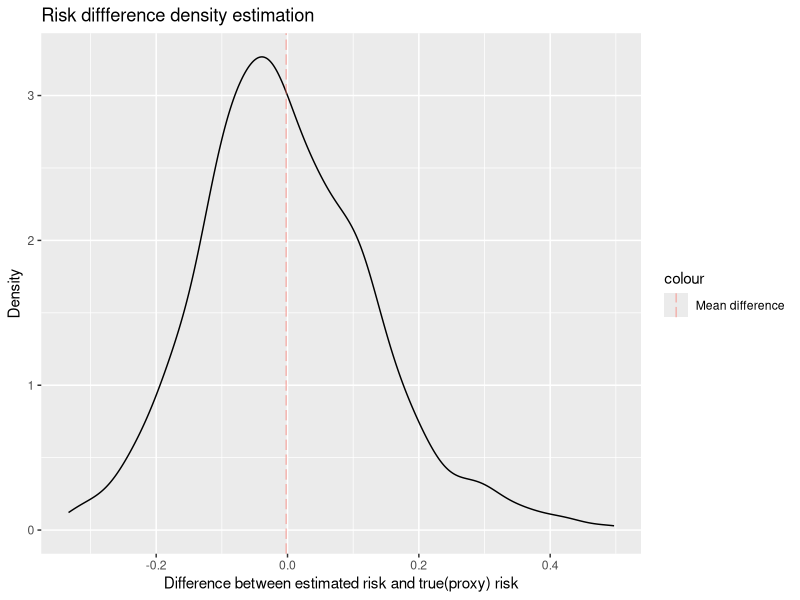
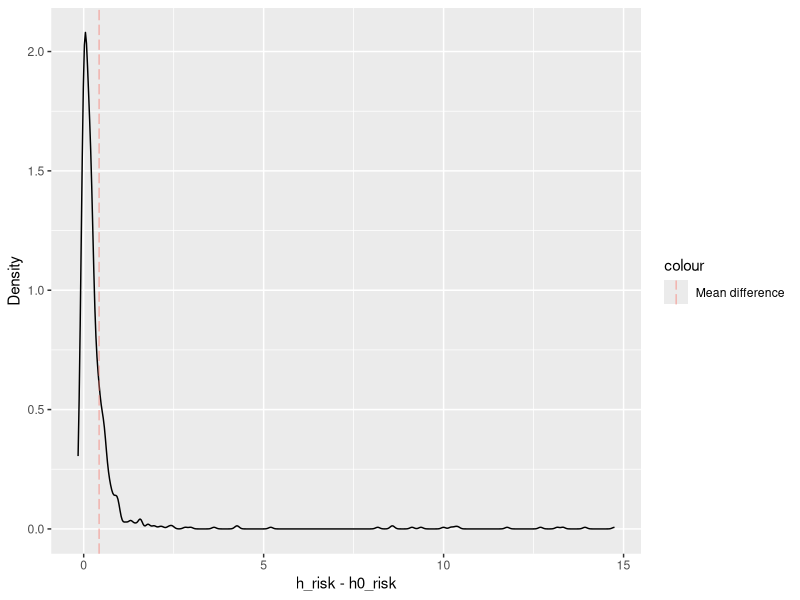

Recreate these plots in R, in order. (Note: a time limit stopped this script after it produced the figures.)
## ---- chunk 1
knitr::opts_chunk$set(echo = TRUE)
library(ggplot2)
## ---- chunk 2
set.seed(0)

toy_data <- function(n) {
  x <- matrix(rnorm(8 * n), ncol = 8)
  z <- 0.4 * x[,1] - 0.5 * x[,2] + 1.75 * x[,3] - 0.2 * x[,4] + x[,5]
  y <- runif(n) > 1 / (1 + exp(-z))
  return (data.frame(x = x, y = y))
}

log_loss <- function(y, p) {
  -(y * log(p) + (1 - y) * log(1 - p))
}
## ---- chunk 3
n <- 100000
dataset <- toy_data(n)
preds <- runif(n)
losses <- log_loss(dataset$y, preds)

mu <- mean(losses)
s <- sd(losses) / sqrt(n)

print(paste0("Empirical  risk: ", round(mu, digits = 4)))
print(paste0("Standard error: ", round(s, digits = 4)))
## ---- chunk 4
holdout_estimation <- function(train_size, test_size, risk_proxy_size, 
                               est_rep = 1000) {
  
  risk_proxy_dataset <- toy_data(risk_proxy_size)
  train_dataset <- toy_data(train_size)
  
  h <- glm(y ~., family = binomial(link = "logit"), data = train_dataset)
  risk_proxy_preds <- predict(h, newdata = risk_proxy_dataset[, -9], 
                              type = "response")
  true_risk_proxy <- mean(log_loss(risk_proxy_dataset$y, risk_proxy_preds))
  
  diff <- vector(mode = "numeric")
  coverage <- vector(mode = "logical")
  standard_errors <- vector(mode = "numeric")
  
  for(i in 1:est_rep) {
    test_dataset <- toy_data(test_size)
    test_preds <- predict(h, newdata = test_dataset[, -9], 
                          type = "response")
    
    losses <- log_loss(test_dataset$y, test_preds)
    emp_risk <- mean(losses)
    diff[i] <- emp_risk - true_risk_proxy
    
    se <- sd(losses) / sqrt(test_size)
    standard_errors[i] <- se
    ci_l  <- emp_risk - 1.96 * se
    ci_r <- emp_risk + 1.96 * se
    coverage[i] <- ci_l <= true_risk_proxy & true_risk_proxy <= ci_r
  }
  
  baseline_proxy_risk <- mean(log_loss(risk_proxy_dataset$y, 0.5))
  
  coverage <- sum(coverage) / length(coverage)
  res <- list(diff, coverage, baseline_proxy_risk, standard_errors,
              true_risk_proxy)
  names(res) <- c("diff", "coverage", "baseline_proxy_risk", "standard_errors",
                  "true_risk_proxy")
  return (res)
}
## ---- chunk 5
res <- holdout_estimation(50, 50, 1e5, est_rep = 1000)
diff <- res$diff
mean_diff <- mean(diff)
df <- data.frame(diff)
colnames(df) <- c("diff")

coverage <- res$coverage
baseline_proxy_risk <- res$baseline_proxy_risk
standard_errors <- res$standard_errors
true_risk_proxy <- res$true_risk_proxy

ggplot(data = df, aes(x = diff)) + 
  geom_density() + 
  ggtitle("Risk diffference density estimation") +
  xlab("Difference between estimated risk and true(proxy) risk") + 
  ylab("Density") + 
  geom_vline(aes(xintercept = mean_diff, color = "Mean difference"), linetype = "longdash",
             alpha = 0.5)

print(paste0("True risk proxy: ", round(true_risk_proxy, digits = 4)))
print(paste0("Mean difference: ", round(mean_diff, digits = 4)))
print(paste0("Coin flip baseline true risk proxy: ", round(baseline_proxy_risk, digits = 4)))
print(paste0("Standard errors median: ", round(median(standard_errors), digits = 4)))
print(paste0("Coverage of 95% CIs: ", round(coverage, digits = 4) * 100, "%"))
## ---- chunk 6
overestimation_demo <- function(dataset_size = 50, proxy_size = 100000, reps = 50) {
  diffs <- vector(mode = "numeric")
  proxy <- toy_data(proxy_size)
  
  for(i in 1:reps) {
    d1 <- toy_data(dataset_size)
    d2 <- toy_data(dataset_size)
    
    h1 <- glm(y ~., family = binomial(link = "logit"), data = d1)
    h2 <- glm(y ~., family = binomial(link = "logit"), data = rbind(d1, d2))
    
    h1_preds <- predict(h1, newdata = proxy[, -9], type = "response")
    h2_preds <- predict(h2, newdata = proxy[, -9], type = "response")
    
    h1_l <- mean(log_loss(proxy$y, h1_preds))
    h2_l <- mean(log_loss(proxy$y, h2_preds))
    
    diffs[i] <- h1_l - h2_l
  }
  
  print("Summary of risk_h1 - risk_h2")
  print(summary(diffs), digits = 4)
}

overestimation_demo()
## ---- chunk 7
split_var <- function(proxy_size = 100000, toy_size = 100, iter = 1000) {
  toy <- toy_data(toy_size)
  proxy <- toy_data(proxy_size)
  
  h0 <- glm(y ~., family = binomial(link = "logit"), data = toy)
  h0_preds <- predict(h0, newdata = proxy[, -9], type = "response")
  h0_risk <- mean(log_loss(proxy$y, h0_preds))
  
  diffs <- vector(mode = "numeric")
  loss_sds <- vector(mode = "numeric")
  coverage <- vector(mode = "logical")
  
  for (i in 1:iter) {
    train_ind <- sample(1:toy_size, toy_size / 2, replace = FALSE)
    train <- toy[train_ind,]
    test <- toy[-train_ind,]
    
    h <- glm(y ~., family = binomial(link = "logit"), data = train)
    h_preds <- predict(h, newdata = test[, -9], type = "response")
    h_losses <- log_loss(test$y, h_preds)
    
    h_risk <- mean(h_losses)
    diffs[i] <- h_risk - h0_risk
    sd_i <- sd(h_losses)
    se <- sd_i / sqrt(length(h_losses))
    
    ci_l <- h_risk - 1.96 * se
    ci_r <- h_risk + 1.96 * se
    coverage[i] <- ci_l <= h0_risk & h0_risk <= ci_r
    loss_sds[i] <- se
  }
  
  cv <- sum(coverage) / length(coverage)
  sd_median <- median(loss_sds)
  
  res <- list(diffs, h0_risk, sd_median, cv)
  names(res) <- c("differences", "true_risk", "sd_median", "coverage")
  return (res)
}

res <- split_var()

diffs <- res$differences
true_risk <- res$true_risk
sd_median <- res$sd_median
coverage <- res$coverage

df <- data.frame(diffs)
colnames(df) <- c("diffs")

ggplot(df, aes(x = diffs)) + 
  geom_density() + 
  xlab("h_risk - h0_risk") + 
  ylab("Density") +
  geom_vline(aes(xintercept = mean(diffs), color = "Mean difference"), 
             linetype = "longdash", alpha = 0.5)

print(paste0("True risk proxy: ", round(true_risk, digits = 4)))
print(paste0("Mean difference: ", round(mean(diffs), digits = 4)))
print(paste0("Standard errors median: ", round(sd_median, digits = 4)))
print(paste0("Coverage of 95% CIs: ", round(coverage, digits = 4) * 100, "%"))
## ---- chunk 8
kfold <- function(dataset, k) {
  # Returns indices that correspond to k-fold cross validation
  N <- nrow(dataset)
  ind <- 1:N
  ind <- sample(ind)
  
  res = list()
  
  for (i in 1:k) {
    left <- (i - 1) * ceiling(N / k) + 1
    
    if (i < k) {
      right <- i * ceiling(N / k)
    }
    
    else {
      right <- N
    }
    
    fold_k <- list(ind[left:right])
    res <- append(res, fold_k)
  }
  
  return (res)
}

repeated_kfold_cv <- function(dataset, k, proxy_dataset, iter = 1) {
  N <- nrow(dataset)
  # Loss matrix, rows represent CV repetitions and columns represent 
  # losses computed for individual observations. For a single observation,
  # loss is computed as the mean of the column which corresponds to the given observations
  loss_matrix <- matrix(rep(0, N * iter), nrow = iter)
  h <- glm(y ~., family = binomial(link = "logit"), data = dataset)
  preds <- predict(h, newdata = proxy_dataset[, colnames(proxy_dataset) != "y"], type = "response")
  true_risk <- mean(log_loss(proxy_dataset$y, preds))
  
  for(i in 1:iter) {
    folds <- kfold(dataset, k)
    
    for(j in 1:length(folds)) {
      current_fold <- unlist(folds[j])
      hj <- glm(y ~., family = binomial(link = "logit"), data = dataset[-current_fold,])
      preds <- predict(hj, newdata = dataset[current_fold, colnames(dataset) != "y"], type = "response")
      losses <- log_loss(dataset[current_fold,]$y, preds)
      loss_matrix[i, current_fold] <- losses
    }
  }
  
  losses <- apply(loss_matrix, 2, mean)
  est_risk <- mean(losses)
  se <- sd(losses) / sqrt(N)
  ci_l <- est_risk - 1.96 * se
  ci_r <- est_risk + 1.96 * se
  
  coverage <- ci_l <= true_risk & true_risk <= ci_r
  diff <- est_risk - true_risk
  return (data.frame(diff = diff, se = se, coverage = coverage))
}

evaluate_estimator <- function(k, iter, proxy_dataset, dataset_size = 100, reps = 500) {
  # k refers to the k-fold cross validation parameter
  # iter refers to the number of repetitions of cross validation itself
  # reps refers to the number of repetitions of evaluation procedure
  # proxy_dataset is the huge dataset used for true risk estimation
  
  df <- data.frame(diff = as.numeric(), 
                   se = as.numeric(), 
                   coverage = as.logical(), 
                   stringsAsFactors = F)
  
  for (i in 1:reps) {
    dataset <- toy_data(dataset_size)
    res <- repeated_kfold_cv(dataset, k, proxy_dataset, iter = iter)
    df <- rbind(df, res)
  }
  
  return (df)
}
## ---- chunk 9
set.seed(0)
proxy_dataset <- toy_data(1e5)

two_fold_cv <- evaluate_estimator(2, 1, proxy_dataset, reps = 500)
two_fold_cv$variable <- "2-fold-cv"

four_fold_cv <- evaluate_estimator(4, 1, proxy_dataset, reps = 500)
four_fold_cv$variable <- "4-fold-cv"

loocv <- evaluate_estimator(100, 1, proxy_dataset, reps = 500)
loocv$variable <- "loocv"

ten_fold_cv <- evaluate_estimator(10, 1, proxy_dataset, reps = 500)
ten_fold_cv$variable <- "10-fold-cv"

ten_fold_cv_rep <- evaluate_estimator(10, 20, proxy_dataset, reps = 500)
ten_fold_cv_rep$variable <- "10-fold-cv 20-reps"

df <- rbind(two_fold_cv, four_fold_cv, loocv, ten_fold_cv, ten_fold_cv_rep)

ggplot(df, aes(x = diff)) + 
  geom_density() + 
  facet_wrap(~variable, ncol = 3, scale = "free_x") + 
  labs(x = "estimated_risk - true_risk") + 
  xlim(min(df$diff), 1.5)


print("2 fold cross-validation")
print(paste0("Mean difference: ", round(mean(two_fold_cv$diff), digits = 4)))
print(paste0("Standard error median: ", round(median(two_fold_cv$se), digits = 4)))
print(paste0("95% CI coverage: ", round(sum(two_fold_cv$coverage) / nrow(two_fold_cv) * 100, digits = 4)))

print("4 fold cross-validation")
print(paste0("Mean difference: ", round(mean(four_fold_cv$diff), digits = 4)))
print(paste0("Standard error median: ", round(median(four_fold_cv$se), digits = 4)))
print(paste0("95% CI coverage: ", round(sum(four_fold_cv$coverage) / nrow(four_fold_cv) * 100, digits = 4)))

print("10 fold cross-validation")
print(paste0("Mean difference: ", round(mean(ten_fold_cv$diff), digits = 4)))
print(paste0("Standard error median: ", round(median(ten_fold_cv$se), digits = 4)))
print(paste0("95% CI coverage: ", round(sum(ten_fold_cv$coverage) / nrow(ten_fold_cv) * 100, digits = 4)))

print("10 fold cross-validation 20 repetitions")
print(paste0("Mean difference: ", round(mean(ten_fold_cv_rep$diff), digits = 4)))
print(paste0("Standard error median: ", round(median(ten_fold_cv_rep$se), digits = 4)))
print(paste0("95% CI coverage: ", round(sum(ten_fold_cv_rep$coverage) / nrow(ten_fold_cv_rep) * 100, digits = 4)))

print("LOOCV")
print(paste0("Mean difference: ", round(mean(loocv$diff), digits = 4)))
print(paste0("Standard error median: ", round(median(loocv$se), digits = 4)))
print(paste0("95% CI coverage: ", round(sum(loocv$coverage) / nrow(loocv) * 100, digits = 4)))
## ---- chunk 10
different_dgp <- function(n) {
  x <- matrix(rpois(2 * n, 1), ncol = 2)
  y <- (-1) ^ x[,1] + x[,1] %% 2
  return (data.frame(x = x, y = y))
}
## ---- chunk 11
evaluate_estimator_another_dgp <- function(k, iter, proxy_dataset, dataset_size = 100, reps = 500) {
  # Adapted to use different DGP, more efficient refactoring would include passing DPG function 
  # as an argument to the estimation procedure
  
  df <- data.frame(diff = as.numeric(), 
                   se = as.numeric(), 
                   coverage = as.logical(), 
                   stringsAsFactors = F)
  
  for (i in 1:reps) {
    dataset <- different_dgp(dataset_size)
    res <- repeated_kfold_cv(dataset, k, proxy_dataset, iter = iter)
    df <- rbind(df, res)
  }
  
  return (df)
}
## ---- chunk 12
set.seed(0)
proxy_dataset <- different_dgp(1e5)

two_fold_cv <- evaluate_estimator_another_dgp(2, 1, proxy_dataset, reps = 500)
two_fold_cv$variable <- "2-fold-cv"

four_fold_cv <- evaluate_estimator_another_dgp(4, 1, proxy_dataset, reps = 500)
four_fold_cv$variable <- "4-fold-cv"

# Default size of the dataset is 100, so we set the number of folds to 100
loocv <- evaluate_estimator_another_dgp(100, 1, proxy_dataset, reps = 500)
loocv$variable <- "loocv"

ten_fold_cv <- evaluate_estimator_another_dgp(10, 1, proxy_dataset,reps = 500)
ten_fold_cv$variable <- "10-fold-cv"

ten_fold_cv_rep <- evaluate_estimator_another_dgp(10, 20, proxy_dataset, reps = 500)
ten_fold_cv_rep$variable <- "10-fold-cv 20-reps"

df <- rbind(two_fold_cv, four_fold_cv, loocv, ten_fold_cv, ten_fold_cv_rep)

ggplot(df, aes(x = diff)) + 
  geom_density() + 
  facet_wrap(~variable, ncol = 3, scale = "free_x") + 
  labs(x = "estimated_risk - true_risk") + 
  xlim(min(df$diff), 1.5)

print("2 fold cross-validation")
print(paste0("Mean difference: ", round(mean(two_fold_cv$diff), digits = 4)))
print(paste0("Standard error median: ", round(median(two_fold_cv$se), digits = 4)))
print(paste0("95% CI coverage: ", round(sum(two_fold_cv$coverage) / nrow(two_fold_cv) * 100, digits = 4)))

print("4 fold cross-validation")
print(paste0("Mean difference: ", round(mean(four_fold_cv$diff), digits = 4)))
print(paste0("Standard error median: ", round(median(four_fold_cv$se), digits = 4)))
print(paste0("95% CI coverage: ", round(sum(four_fold_cv$coverage) / nrow(four_fold_cv) * 100, digits = 4)))

print("10 fold cross-validation")
print(paste0("Mean difference: ", round(mean(ten_fold_cv$diff), digits = 4)))
print(paste0("Standard error median: ", round(median(ten_fold_cv$se), digits = 4)))
print(paste0("95% CI coverage: ", round(sum(ten_fold_cv$coverage) / nrow(ten_fold_cv) * 100, digits = 4)))

print("10 fold cross-validation 20 repetitions")
print(paste0("Mean difference: ", round(mean(ten_fold_cv_rep$diff), digits = 4)))
print(paste0("Standard error median: ", round(median(ten_fold_cv_rep$se), digits = 4)))
print(paste0("95% CI coverage: ", round(sum(ten_fold_cv_rep$coverage) / nrow(ten_fold_cv_rep) * 100, digits = 4)))

print("LOOCV")
print(paste0("Mean difference: ", round(mean(loocv$diff), digits = 4)))
print(paste0("Standard error median: ", round(median(loocv$se), digits = 4)))
print(paste0("95% CI coverage: ", round(sum(loocv$coverage) / nrow(loocv) * 100, digits = 4)))
